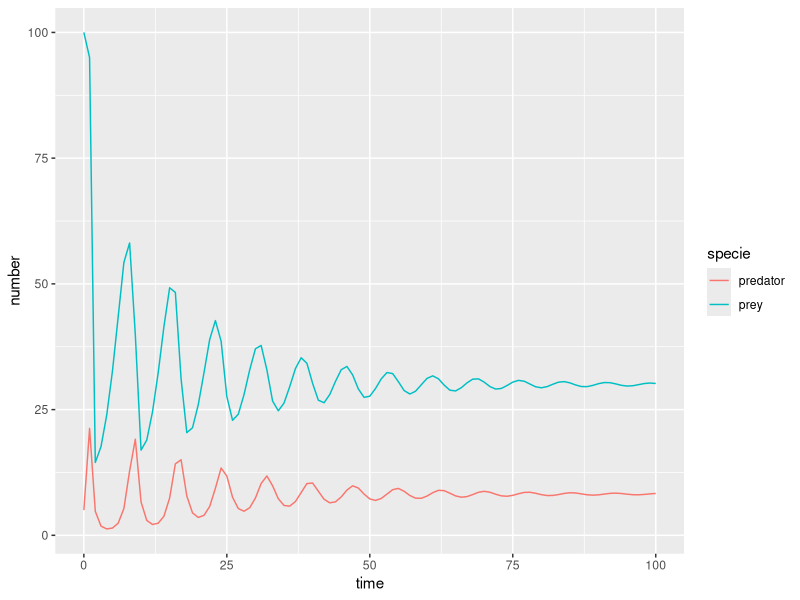

Source code (R):
## ---- chunk 1
## Packages
library(ggplot2)
library(dplyr)
library(tidyr)
## ---- chunk 2
Proiepred<- function(t, y, parameters) {
  N <- y[1]
  P <- y[2]
  r1 <- parameters[1]
  r2 <- parameters[2]
  b1 <- parameters[3]
  b2 <- parameters[4]
  dPop <- numeric(2)
  dPop[1] <- r1*N - b1*N*P
  dPop[2] <- - r2*P + b2*N*P
  list(dPop)
}
## ---- chunk 3
##Fonction simulation trajectoires
equation_proie <- function(N,P,r1,b1,K){
  return(r1*N*(1-(N/K))-b1*N*P)
}

equation_predateur <- function(N,P,r2,b2){
  return(-r2*P+b2*N*P)
}

## N_0   : effectif des proies au temps 0 
## P_0   : effectif des prédateurs au temps 0
## t_end : temps final de la simulation
## pas   : pas de temps
## r1    : taux de reproduction intrinsèque des proies
## b1    : taux de mortalités des proies dû aux prédateurs
## r2    : taux de reproduction des prédateur en fonction des proies 
## b2    : taux de mortalité intrinsèques des prédateurs
## K     : capacité de charge des proies
simul_traj <- function(N_0,P_0,t_end,pas,r1,b1,r2,b2,K){
  list_N <- c(N_0)
  dN <- N_0
  list_P <- c(P_0)
  dP <- P_0
  list_t <- c(0)
  t <- 0
  while (t<t_end){
    t<- t+pas
    list_t <- c(list_t,t)
    dN <- equation_proie(dN,dP,r1,b1,K)*pas
    if (dN<0){dN <- 0}
    dP <- equation_predateur(dN,dP,r2,b2)*pas
    if (dP<0){dP <- 0}
    list_N <- c(list_N,dN)
    list_P <- c(list_P,dP)
  }
  #return(list(list_N=list_N,list_P=list_P,list_t=list_t))
  
  ##data_wrangling
  data <- data.frame(time=list_t,prey=list_N,predator=list_P)
  data <- gather(data,key="specie",value="number",prey:predator)
  
  ##plot
  plot <- ggplot(data,aes(x=time,y=number,color=specie,group=specie)) +
    geom_line()
  plot
}

##Just for the example of the function
simul_traj(100,5,100,1,1.5,0.05,0.5,0.05,500)


